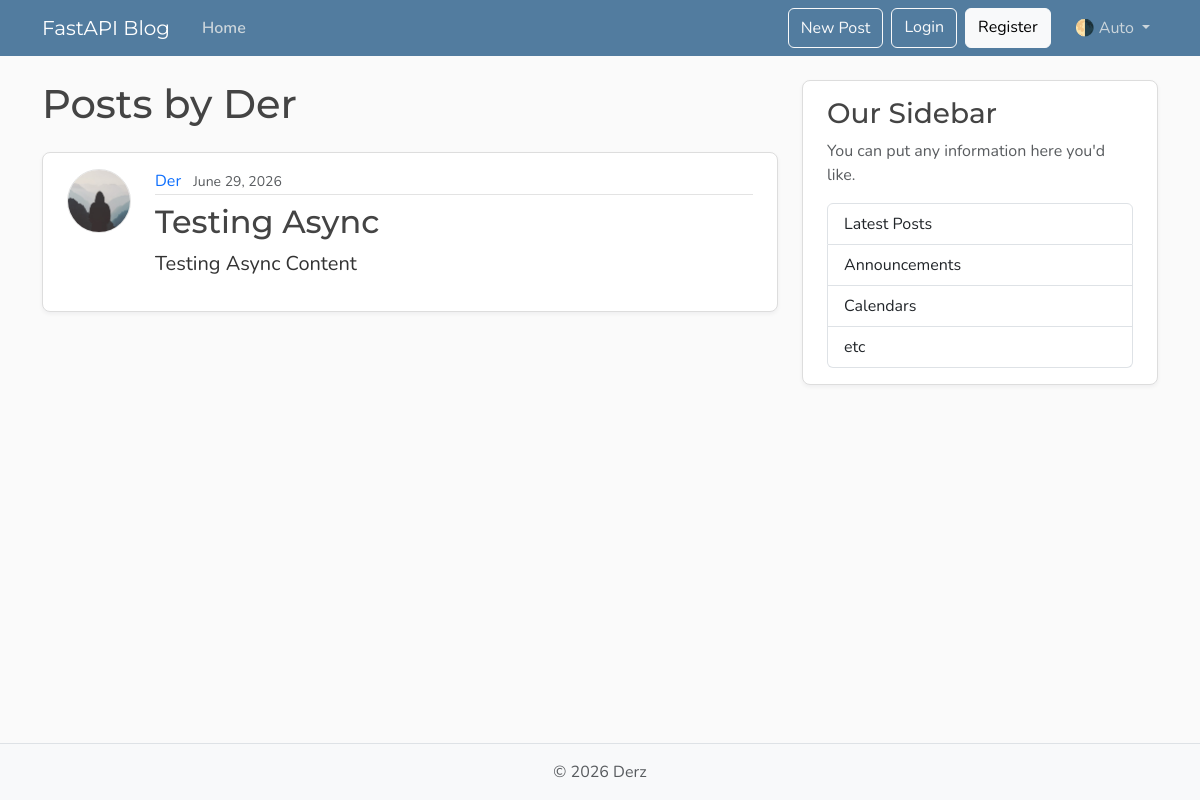
Before: /users/1/posts with the older database file.
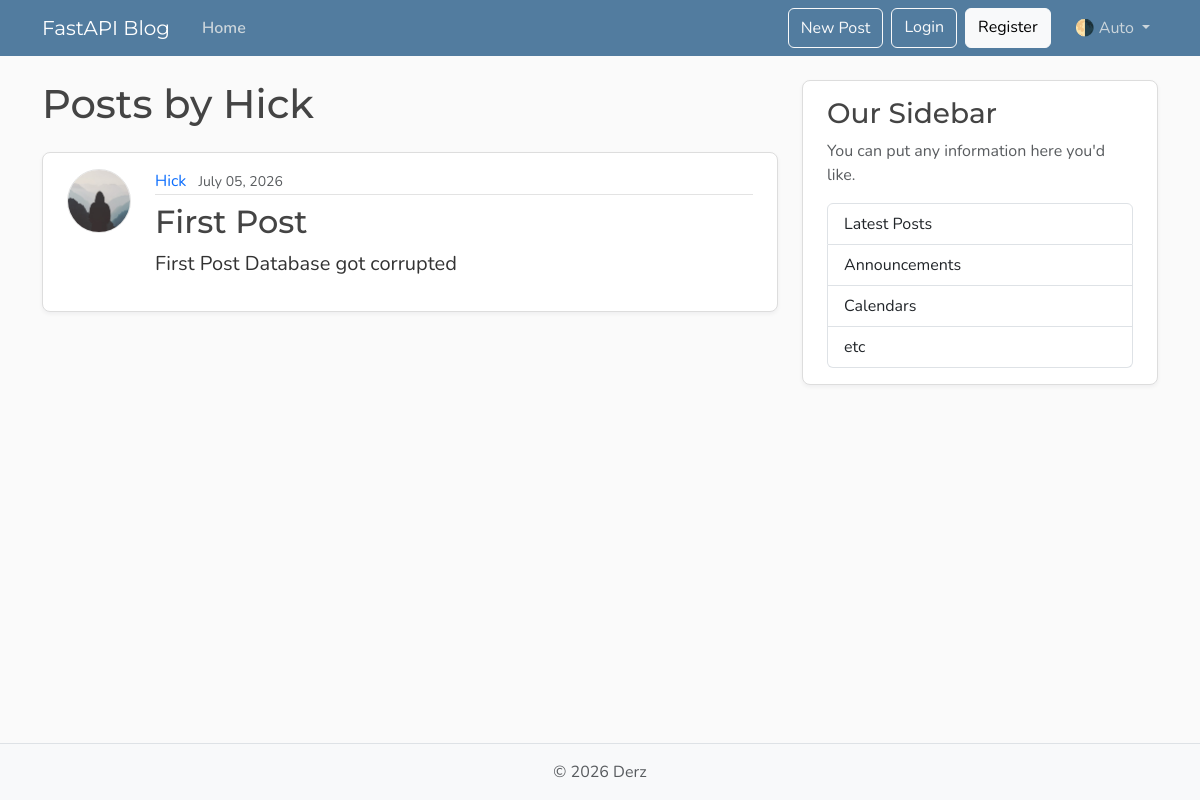
After: the same page with the newer database file.
### models.py (models this page shows, shortened)
class User(Base) :
    __tablename__ = "users"
    id : Mapped[int] = mapped_column(Integer,primary_key=True, index=True)
    username : Mapped[str] = mapped_column(String(50),nullable=False, unique=True)
    email : Mapped[str] = mapped_column(String(120), nullable=False, unique=True)
    image_file : Mapped[str | None] = mapped_column(String(200), nullable=True,default=None)
    posts : Mapped[list[Post]] = relationship(back_populates="author", cascade='all, delete-orphan')

class Post(Base):
    __tablename__ = "posts"
    id : Mapped[int] = mapped_column(Integer,primary_key=True, index=True)
    title : Mapped[str] = mapped_column(String, nullable=False)
    content : Mapped[str] = mapped_column(Text, nullable=False)
    user_id : Mapped[int] = mapped_column(ForeignKey("users.id"), nullable=False, index= True)
    date_posted : Mapped[datetime] = mapped_column(DateTime(timezone=True), default=lambda : datetime.now(UTC))
    author : Mapped[User] = relationship(back_populates="posts")

### main.py (the view)
@app.get('/users/{user_id}/posts',include_in_schema=False,name='user_posts')
async def get_user_posts_page(request : Request, user_id : int, db: Annotated[AsyncSession, Depends(get_db_session)]):
    result = await db.execute(select(models.User).where(models.User.id == user_id))
    existing_user = result.scalars().first()
    if not existing_user:
        raise FastapiHttpException(status_code=status.HTTP_404_NOT_FOUND, detail='User not found')
    result = await db.execute(select(models.Post).options(selectinload(models.Post.author)).where(models.Post.user_id == existing_user.id).order_by (models.Post.date_posted.desc()))
    posts = result.scalars().all()
    return template.TemplateResponse(request,"users_posts_finished.html",{'posts' : posts, "user" : existing_user, "title" :f'{existing_user.username} posts'})

### templates/users_posts_finished.html
{% extends "layout_finished.html" %}
{% block content %}
  <h1 class="mb-4">Posts by {{ user.username }}</h1>
  {% for post in posts %}
    <article class="content-section py-3 px-4 mb-4">
      <div class="d-flex align-items-start gap-4">
        <img class="rounded-circle article-img flex-shrink-0"
             src="{{ post.author.image_path }}"
             alt="{{ post.author.username }}'s profile picture"
             width="64"
             height="64"
             loading="lazy">
        <div class="flex-grow-1">
          <div class="article-metadata mb-2">
            <a class="me-2"
               href="{{ url_for('user_posts', user_id=post.author.id) }}">{{ post.author.username }}</a>
            <small class="text-body-secondary">{{ post.date_posted.strftime("%B %d, %Y") }}</small>
          </div>
          <h2>
            <a class="article-title"
               href="{{ url_for('post_page', post_id=post.id) }}">{{ post.title }}</a>
          </h2>
          <p class="article-content">{{ post.content }}</p>
        </div>
      </div>
    </article>
  {% else %}
    <p class="text-body-secondary">No posts by this user yet.</p>
  {% endfor %}
{% endblock content %}

### templates/layout_finished.html (shortened to what this page needs)
<!doctype html>
<html lang="en">
  <head>
    <link
      href="https://cdn.jsdelivr.net/npm/bootstrap@5.3.8/dist/css/bootstrap.min.css"
      rel="stylesheet"
    />
    <link
      rel="stylesheet"
      type="text/css"
      href="{{url_for('static',path='css/main.css')}}"
    />
  </head>
  <body class="d-flex flex-column min-vh-100">
    <header class="site-header">
      <nav
        class="navbar navbar-expand-md bg-steel fixed-top"
        data-bs-theme="dark"
      >
        <div class="container">
          <a class="navbar-brand me-4" href="{{url_for('home')}}"
            >FastAPI Blog</a
          >
          <div class="collapse navbar-collapse" id="navbarToggle">
            <div class="navbar-nav me-auto">
              <a
                class="nav-link active"
                aria-current="page"
                href="{{url_for('home')}}"
                >Home</a
              >
            </div>
            <div class="navbar-nav">
               <button class="btn btn-outline-light mb-2 mb-md-0 me-md-2"
               type="button"
               data-bs-toggle="modal"
               data-bs-target="#createPostModal">New Post</button>
              <a class="btn btn-outline-light mb-2 mb-md-0 me-md-2" href="#"
                >Login</a
              >
              <a class="btn btn-light mb-2 mb-md-0 me-md-3" href="#"
                >Register</a
              >
              <div class="nav-item dropdown">
                <a
                  class="nav-link dropdown-toggle"
                  href="#"
                  role="button"
                  id="bd-theme"
                  data-bs-toggle="dropdown"
                  aria-expanded="false"
                >
                  <span id="bd-theme-text">🌗 Auto</span>
                </a>
              </div>
            </div>
          </div>
        </div>
      </nav>
    </header>
    <main role="main" class="container">
      <div class="row">
        <div class="col-md-8">{% block content %} {% endblock content %}</div>
        <aside class="col-md-4">
          <div class="content-section py-3 px-4 mb-4">
            <h3>Our Sidebar</h3>
            <p class="text-body-secondary">
              You can put any information here you'd like.
            </p>
            <ul class="list-group">
              <li class="list-group-item">Latest Posts</li>
              <li class="list-group-item">Announcements</li>
              <li class="list-group-item">Calendars</li>
              <li class="list-group-item">etc</li>
            </ul>
          </div>
        </aside>
      </div>
    </main>
    <footer class="mt-auto py-3 bg-body-tertiary border-top">
      <div class="container text-center">
        <p class="text-body-secondary mb-0">© <span id="year"></span> Derz</p>
      </div>
    </footer>
  </body>
</html>

### static/css/main.css (style rules this page uses)
:root { --font-heading: "Montserrat", system-ui, -apple-system, BlinkMacSystemFont, sans-serif; --font-body: "Nunito", system-ui, -apple-system, BlinkMacSystemFont, sans-serif; --color-bg-body: #fafafa; --color-bg-content: #ffffff; --color-text-primary: #333333; --color-text-heading: #444444; --color-steel: #527c9f; --color-nav-link: #cbd5db; --color-nav-link-hover: #ffffff; --color-link-hover: #428bca; --color-border: #dddddd; --color-border-light: #e3e3e3; --spacing-xl: 5rem; --article-img-size: 4rem; --account-img-size: 7.813rem; }
body { font-family: var(--font-body); background: var(--color-bg-body); color: var(--color-text-primary); }
main { padding-top: var(--spacing-xl); }
h1, h2, h3, h4, h5, h6 { font-family: var(--font-heading); color: var(--color-text-heading); }
.navbar-brand { font-family: var(--font-heading); }
a { text-decoration: none; }
.bg-steel { background-color: var(--color-steel); }
.site-header .navbar-nav .nav-link { color: var(--color-nav-link); transition: color 0.2s ease-in-out; }
.site-header .navbar-nav .nav-link.active { font-weight: 600; }
.content-section { background: var(--color-bg-content); border: 1px solid var(--color-border); border-radius: 0.5rem; box-shadow: 0 2px 4px rgba(15, 23, 42, 0.05); transition: box-shadow 0.15s ease, transform 0.15s ease, border-color 0.15s ease; }
.article-title { color: var(--color-text-heading); transition: color 0.2s ease-in-out; }
.article-content { white-space: pre-line; font-size: 1.25rem; }
.article-img { height: var(--article-img-size); width: var(--article-img-size); flex-shrink: 0; object-fit: cover; border: 1px solid var(--color-border-light); box-shadow: 0 0 0 2px var(--color-bg-content); }
.article-metadata { padding-bottom: 0.063rem; border-bottom: 1px solid var(--color-border-light); }
.article-metadata a { transition: color 0.2s ease-in-out; }
[data-bs-theme="dark"] { --color-bg-body: #1a1a1a; --color-bg-content: #2d2d2d; --color-text-primary: #e0e0e0; --color-text-heading: #f0f0f0; --color-border: #404040; --color-border-light: #4a4a4a; }

Changed rows visible on the page:
removed Post: author.username "Der", date_posted "June 29, 2026", title "Testing Async", content "Testing Async Content"
changed User: username "Der" → "Hick"
added Post: author.username "Hick", date_posted "July 05, 2026", title "First Post", content "First Post Database got corrupted"
